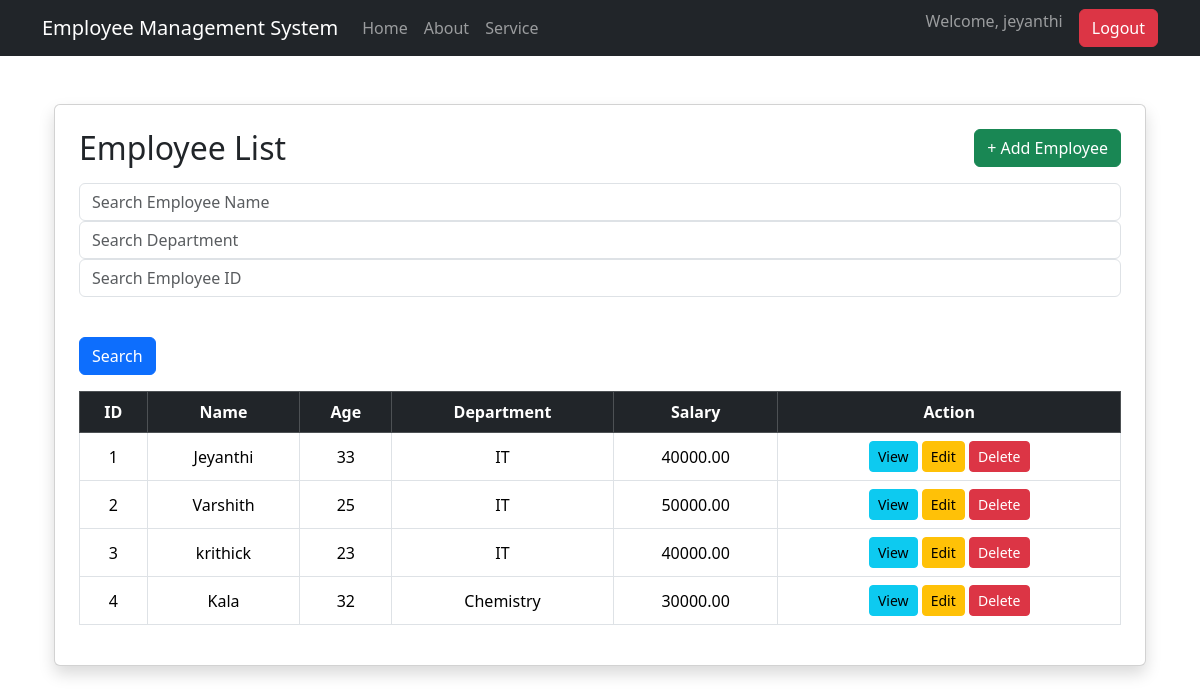
The app's page /employee-list/ (signed in) with its own data.
### employee_app/models.py (models this page shows, shortened)
class Employee(models.Model):
    name = models.CharField(max_length=100)
    gender = models.CharField(max_length=10)
    age = models.IntegerField()
    department = models.CharField(max_length=100)
    designation = models.CharField(max_length=100)
    salary = models.DecimalField(max_digits=10, decimal_places=2)
    email = models.EmailField()
    mobile = models.CharField(max_length=10)
    joining_date = models.DateField()
    address = models.TextField()

### employee_app/views.py (the view)
# urls.py: path("employee-list/", views.employee_list, name="employee_list"),
@login_required
def employee_list(request):
    employees = Employee.objects.all()
    search = request.GET.get("search")
    if search:
        employees = employees.filter(name__icontains=search)
    department_search = request.GET.get("department_search")
    if department_search:
        employees = employees.filter(department__icontains=department_search)
    id_search = request.GET.get("id_search")
    if id_search:
        employees = employees.filter(id=id_search)
    return render(request, "employee_list.html", {
        "employees": employees
    })

### templates/employee_list.html (shortened to what this page needs)
{% extends 'base.html' %}
{% block content %}
<div class="container mt-5">
    <div class="card shadow p-4">
        <div class="d-flex justify-content-between align-items-center mb-3">
        <h2 class="mb-0">Employee List</h2>
        <a href="{% url 'employee_form' %}" class="btn btn-success">+ Add Employee </a>
        </div>
        <form method="GET" class="mb-3">
            <input type="text"
                name="search"
                placeholder="Search Employee Name"
                class="form-control">
            <input type="text"
                name="department_search"
                placeholder="Search Department"
                class="form-control">
            <input type="number"
                name="id_search"
                placeholder="Search Employee ID"
                class="form-control mb-3">
        <br>
        <button type="submit" class="btn btn-primary"> Search</button>
        </form>
        <table class="table table-bordered table-hover text-center align-middle">
            <thead class="table-dark">
                <tr>
                    <th>ID</th>
                    <th>Name</th>
                    <th>Age</th>
                    <th>Department</th>
                    <th>Salary</th>
                    <th>Action</th>
                </tr>
            </thead>
            <tbody>
                {% for employee in employees %}
                <tr>
                    <td>{{ employee.id }}</td>
                    <td>{{ employee.name }}</td>
                    <td>{{ employee.age }}</td>
                    <td>{{ employee.department }}</td>
                    <td>{{ employee.salary }}</td>
                    <td>
                        <a href="{% url 'singleemployee' employee.id %}" class="btn btn-info btn-sm"> View</a>
                        <a href="{% url 'employeeedit' employee.id %}" class="btn btn-warning btn-sm">Edit </a>
                        <a href="{% url 'employeedelete' employee.id %}" class="btn btn-danger btn-sm"onclick="return confirm('Are you sure you want to delete this employee?')">Delete</a>
                    </td>
                </tr>
                {% endfor %}
            </tbody>
        </table>
    </div>
</div>
{% endblock %}

### templates/base.html (shortened to what this page needs)
<!DOCTYPE html>
<html>
<head>
    <link href="https://cdn.jsdelivr.net/npm/bootstrap@5.3.8/dist/css/bootstrap.min.css" rel="stylesheet">
</head>
<body>
    <nav class="navbar navbar-expand-lg navbar-dark bg-dark">
        <div class="container">
            <a class="navbar-brand" href="{% url 'home' %}">
                Employee Management System
            </a>
            <div class="collapse navbar-collapse" id="navbarNav">
                <ul class="navbar-nav">
                    <li class="nav-item">
                        <a class="nav-link" href="{% url 'home' %}">Home</a>
                    </li>
                    <li class="nav-item">
                        <a class="nav-link" href="{% url 'about' %}">About</a>
                    </li>
                    <li class="nav-item">
                        <a class="nav-link" href="{% url 'service' %}">Service</a>
                    </li>
                </ul>
               <ul class="navbar-nav ms-auto">
    {% if user.is_authenticated %}
        <li class="nav-item">
            <span class="navbar-text me-3">
                Welcome, {{ user.username }}
            </span>
        </li>
        <li class="nav-item">
            <form method="post" action="{% url 'logout' %}">
                <button type="submit" class="btn btn-danger">
                    Logout
                </button>
            </form>
        </li>
    {% else %}
        <li class="nav-item">
            <a class="btn btn-primary" href="{% url 'login' %}">
                Login
            </a>
        </li>
    {% endif %}
</ul>
            </div>
        </div>
    </nav>
    <div class="container mt-4">
        {% block content %}
        {% endblock %}
    </div>
</body>
</html>

### records on screen
Employee: id "1", name "Jeyanthi", age "33", department "IT", salary "40000.00"
Employee: id "2", name "Varshith", age "25", department "IT", salary "50000.00"
Employee: id "3", name "krithick", age "23", department "IT", salary "40000.00"
Employee: id "4", name "Kala", age "32", department "Chemistry", salary "30000.00"

### other values on screen
{{ user.username }} "jeyanthi"
